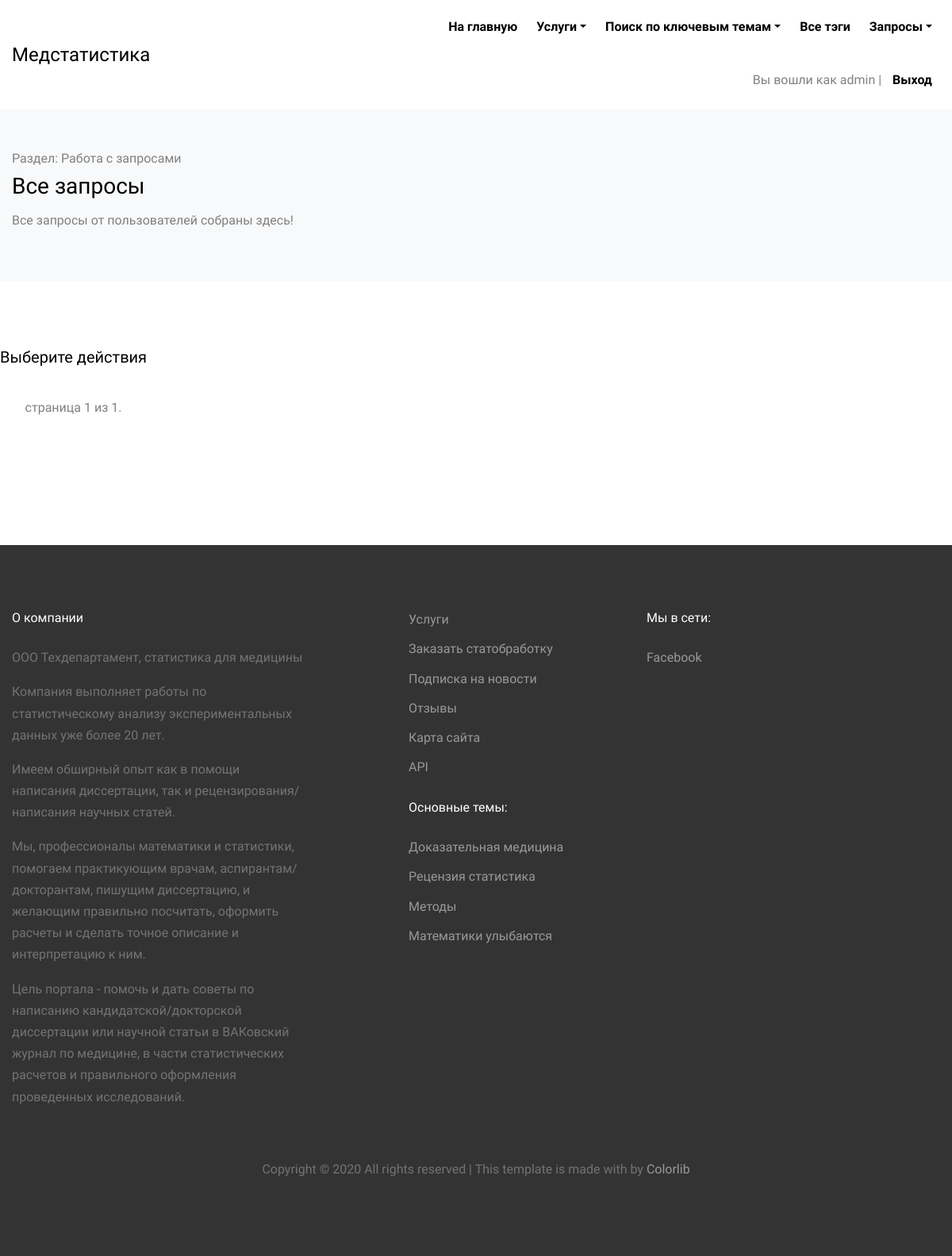
The page /articles/requests/ (signed in) on the database as committed earlier.
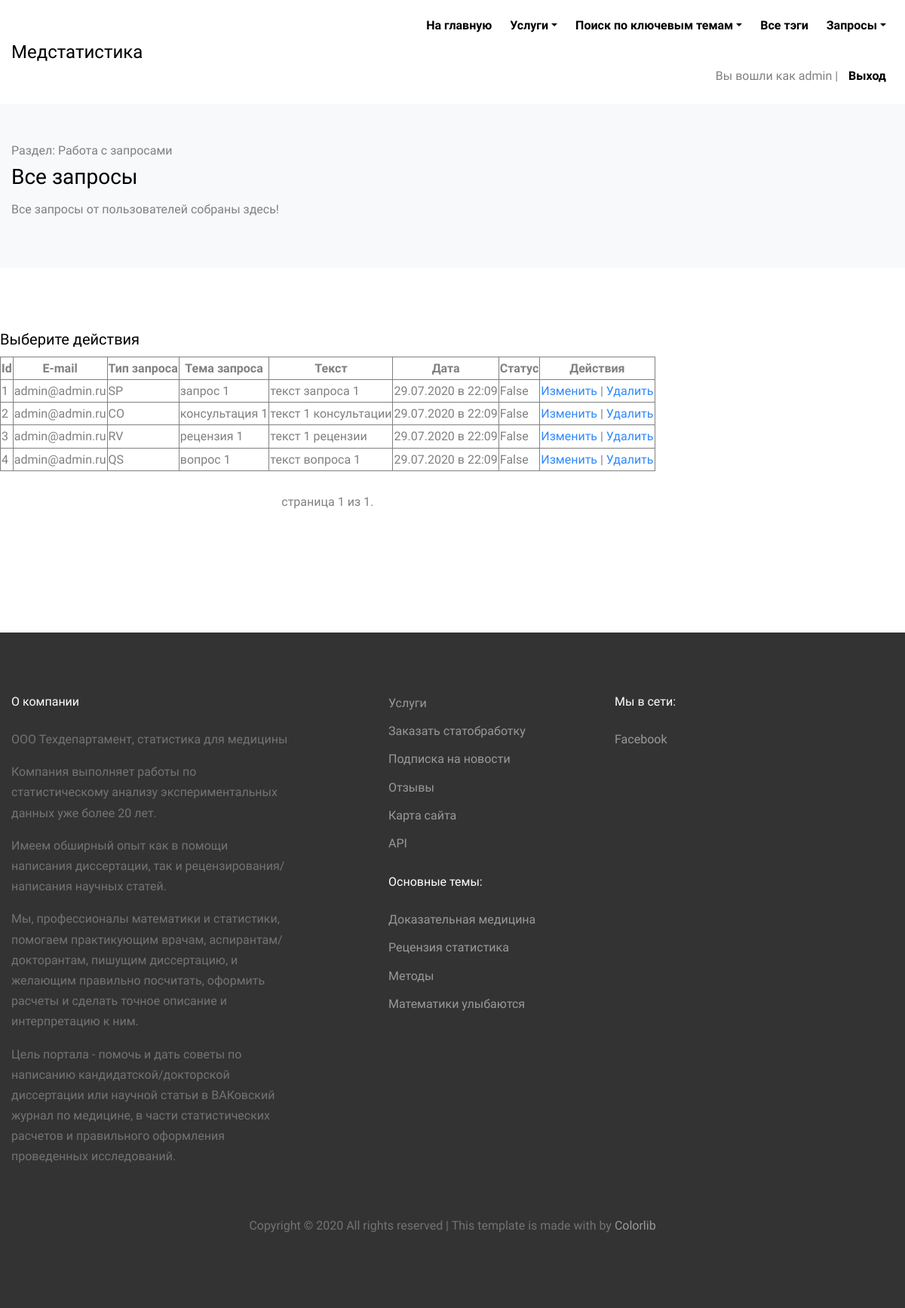
The same page on the database as committed later.
### users/models.py (models this page shows, shortened)
class ArticlesUser(AbstractUser):
    email = models.EmailField('E-mail', max_length=100, unique=True)
    is_subscribed = models.BooleanField('Подписка на новости сайта', default=True)

### articles/models.py (models this page shows, shortened)
class IsActiveMixin(models.Model):
    objects = models.Manager()
    active_objects = AvtiveManager()
    is_active = models.BooleanField('Статус активности', default=True)
    class Meta:
        abstract = True  # Чтобы не было изменеий в таблицах

class SubscriberRequest(IsActiveMixin, models.Model):
    STATPROCESSING = 'SP'
    CONSULTATION = 'CO'
    QUESTION = 'QS'
    REVIEW = 'RV'
    REQUEST_TYPE_CHOICES = [
        (STATPROCESSING, 'Статобработка'),
        (CONSULTATION, 'Консультация'),
        (QUESTION, 'Вопрос'),
        (REVIEW, 'Рецензия'),
    ]
    subscribe_request_name = models.ForeignKey(ArticlesUser, on_delete=models.CASCADE, verbose_name=("Пользователь")) #связываем таблицы
    subscribe_request_type = models.CharField('Тип запроса', max_length=2, choices=REQUEST_TYPE_CHOICES, default=STATPROCESSING, blank=False)
    subscribe_request_subject = models.CharField('Тема обращения', max_length=200, blank=False, default='')
    subscribe_request_text = models.TextField('Текст обращения', max_length=10000, blank=False, default='')
    subscribe_request_date = models.DateTimeField('Дата обращения', default=datetime.now())
    subscribe_request_status = models.BooleanField('Статус выполнения', default=False)
    class Meta:
        ordering = ('-subscribe_request_date',)
        verbose_name = 'запрос на услугу'
        verbose_name_plural = 'запросы на услуги'

### articles/views.py (the view)
# urls.py: path('requests/', views.ReqListView.as_view(), name='request_list'),
class ReqListView(PermissionMixin, UserPassesTestMixin, ListView):
    model = SubscriberRequest
    template_name = 'articles/request_list.html'
    context_object_name = 'reqs'
    paginate_by = 10
    def get_queryset(self):
        return SubscriberRequest.active_objects.filter()

### articles/models.py (called while the page is built)
    def get_queryset(self):
        all_objects = super().get_queryset()
        return all_objects.filter(is_active=True)

### articles/views.py (called while the page is built)
    def test_func(self):
        return self.request.user.is_superuser

### articles/templates/articles/request_list.html (shortened to what this page needs)
{% extends "articles/base.html" %}
{% load cache %}
{% block content %}
    <div class="py-5 bg-light">
      <div class="container">
        <div class="row">
          <div class="col-md-12">
              <span>Раздел: Работа с запросами</span>
              <h3>Все запросы</h3>
              <p>Все запросы от пользователей собраны здесь!</p>
          </div>
        </div>
      </div>
    </div>
    <div class="site-section bg-white">
      <div class="container">
        <div class="row align-items-stretch retro-layout-2">
            <div id="content" class="flex">
                <h5>Выберите действия</h5>
                {% if reqs.count > 0 %}
                <table rules=all frame=box>
                    <thead align="center"><th>Id</th><th>E-mail</th><th>Тип запроса</th><th>Тема запроса</th><th>Текст</th><th>Дата</th><th>Статус</th><th>Действия</th></thead>
                    {% cache 500 top_reqs %}
                    {% for req in reqs %}
                    <tr>
                        <td>{{ req.id }}</td>
                        <td>{{ req.subscribe_request_name.email }}</td>
                        <td>{{ req.subscribe_request_type }}</td>
                        <td>{{ req.subscribe_request_subject }}</td>
                        <td>{{ req.subscribe_request_text }}</td>
                        <td>{{ req.subscribe_request_date|date:"d.m.Y в H:i" }}</td>
                        <td>{{ req.subscribe_request_status }}</td>
                        <td><a href="{% url 'articles:request_update' pk=req.pk %}">Изменить</a> | <a href="{% url 'articles:request_delete' pk=req.pk %}">Удалить</a></td>
                    </tr>
                    {% empty %}
                    <tr>
                        <td></td><td></td><td></td><td></td><td></td><td></td><td></td><td></td>
                    </tr>
                    {% endfor %}
                    {% endcache %}
                </table>
                {% endif %}
                <br>
                <div class="pagination">
                    <span class="step-links">
                        <span class="current">
                            страница {{ page_obj.number }} из {{ page_obj.paginator.num_pages }}.
                        </span>
                    </span>
                </div>
            </div>
        </div>
      </div>
    </div>
{% endblock %}

### articles/templates/articles/base.html (shortened to what this page needs)
<!DOCTYPE html>
<html lang="en">
  <head>
{% load static %}
    <link rel="stylesheet" href="{% static "articles/style.css" %}">
    <link rel="stylesheet" href="{% static "articles/bootstrap.min.css" %}">
    <link rel="stylesheet" href="{% static "articles/magnific-popup.css" %}">
    <link rel="stylesheet" href="{% static "articles/jquery-ui.css" %}">
    <link rel="stylesheet" href="{% static "articles/owl.carousel.min.css" %}">
    <link rel="stylesheet" href="{% static "articles/owl.theme.default.min.css" %}">
    <link rel="stylesheet" href="{% static "articles/bootstrap-datepicker.css"articles/>
    <link rel="stylesheet" href="{% static "articles/laticon.css" articles/>
    <link rel="stylesheet" href="{% static "articles/aos.css" %}">
    <link rel="stylesheet" href="{% static "articles/style.css" %}">
  </head>
  <body>
  <div class="site-wrap">
    <header class="site-navbar" role="banner">
      <div class="container-fluid">
        <div class="row align-items-center">
          <div class="col-4 site-logo">
            <a href="{% url 'home' %}" class="text-black h2 mb-0">Медстатистика</a>
          </div>
          <div class="col-8 text-right">
            <nav class="site-navigation" role="navigation">
              <ul class="site-menu js-clone-nav mr-auto d-none d-sm-block">
                <li> <a href="{% url 'home' %}">На главную</a></li>
                <li class="dropdown">
                    <a href="#" class="dropdown-toggle" data-toggle="dropdown" role="button" aria-haspopup="true"
                      aria-expanded="false">Услуги</a>
                </li>
                <li class="dropdown">
                    <a href="#" class="dropdown-toggle" data-toggle="dropdown" role="button" aria-haspopup="true"
                      aria-expanded="false">Поиск по ключевым темам</a>
                </li>
                {% if user.is_superuser %}
                    <li><a href="{% url 'articles:tag_list' %}">Все тэги</a></li>
                    <li class="dropdown">
                        <a href="#" class="dropdown-toggle" data-toggle="dropdown" role="button" aria-haspopup="true"
                          aria-expanded="false">Запросы</a>
                    </li>
                {% endif %}
                {% if user.is_authenticated %}
                    <p class="navbar-text">Вы вошли как {{user.username}}</p> |
                    <li><a href="{% url 'users:logout' %}">Выход</a></li>
                {% else %}
                    <li><a href="{% url 'users:login' %}">Войти</a></li> |
                    <li><a href="{% url 'users:register' %}">Регистрация</a></li>
                {% endif %}
              </ul>
            </nav>
            <a href="#" class="site-menu-toggle js-menu-toggle text-black d-inline-block d-lg-none"></a></div>
          </div>
      </div>
    </header>
{% block content %} {% endblock %}
    <div class="site-footer">
      <div class="container">
        <div class="row mb-5">
          <div class="col-md-4">
            <h3 class="footer-heading mb-4">О компании</h3>
            <p>ООО Техдепартамент, статистика для медицины</p>
            <p>Компания выполняет работы по статистическому анализу экспериментальных данных уже более 20 лет.</p>
            <p>Имеем обширный опыт как в помощи написания диссертации, так и рецензирования/написания научных статей.</p>
            <p>Мы, профессионалы математики и статистики, помогаем практикующим врачам, аспирантам/докторантам, пишущим
              диссертацию, и желающим правильно посчитать, оформить расчеты и сделать точное описание и интерпретацию к ним.</p>
            <p>Цель портала - помочь и дать советы по написанию кандидатской/докторской диссертации или научной статьи в
              ВАКовский журнал по медицине, в части статистических расчетов и правильного оформления проведенных исследований.</p>
          </div>
          <div class="col-md-3 ml-auto">
            <ul class="list-unstyled float-left mr-5">
              <li><a href="{% url 'articles:service' %}">Услуги</a></li>
              <li><a href="{% url 'articles:request_service' %}">Заказать статобработку</a></li>
              {% if user.is_authenticated %}
              <li><a href="{% url 'users:subscribe' pk=user.pk %}">Подписка на новости</a></li>
              {% else %}
              <li><a href="{% url 'users:register' %}">Подписка на новости</a></li>
              {% endif %}
              <li><a href="#">Отзывы</a></li>
              <li><a href="#">Карта сайта</a></li>
              {% if user.is_authenticated %}
              <li><a href="/api/v0/">API</a></li>
              {% else %}
              <li><a href="{% url 'users:login' %}">API</a></li>
              {% endif %}
            </ul>
            <h3 class="footer-heading mb-4">Основные темы:</h3>
            <ul class="list-unstyled float-left">
              <li><a href="{% url 'articles:tag_articles' id=1 %}">Доказательная медицина</a></li>
              <li><a href="{% url 'articles:tag_articles' id=2 %}">Рецензия статистика</a></li>
              <li><a href="{% url 'articles:tag_articles' id=7 %}">Методы</a></li>
              <li><a href="{% url 'articles:tag_articles' id=11 %}">Математики улыбаются</a></li>
            </ul>
          </div>
          <div class="col-md-4">
            <div>
              <h3 class="footer-heading mb-4">Мы в сети:</h3>
              <p>
                <a href="https://facebook.com/Techdepartament"><span class="icon-facebook pt-2 pr-2 pb-2 pl-0">Facebook</span></a>
                <a href="#"><span class="icon-twitter p-2"></span></a>
                <a href="#"><span class="icon-instagram p-2"></span></a>
                <a href="#"><span class="icon-rss p-2"></span></a>
                <a href="#"><span class="icon-envelope p-2"></span></a>
              </p>
            </div>
          </div>
        </div>
        <div class="row">
          <div class="col-12 text-center">
            <p>
              Copyright &copy;  All rights reserved | This template is made with  by <a href="https://colorlib.com" target="_blank" >Colorlib</a>
              </p>
          </div>
        </div>
      </div>
    </div>
  </div>
  </body>
</html>

### articles/static/articles/style.css (style rules this page uses)
body { line-height: 1.7; color: gray; font-weight: 300; font-size: 1rem; background: #fff; font-family: "Muli", -apple-system, BlinkMacSystemFont, "Segoe UI", Roboto, "Helvetica Neue", Arial, sans-serif, "Apple Color Emoji", "Segoe UI Emoji", "Segoe UI Symbol", "Noto Color Emoji"; }
a { -webkit-transition: .3s all ease; -o-transition: .3s all ease; transition: .3s all ease; color: #2f89fc; }
h1, h2, h3, h4, h5, .h1, .h2, .h3, .h4, .h5 { font-family: "Muli", -apple-system, BlinkMacSystemFont, "Segoe UI", Roboto, "Helvetica Neue", Arial, sans-serif, "Apple Color Emoji", "Segoe UI Emoji", "Segoe UI Symbol", "Noto Color Emoji"; line-height: 1.5; color: #000; }
.text-black { color: #000 !important; }
.site-wrap:before { -webkit-transition: .3s all ease-in-out; -o-transition: .3s all ease-in-out; transition: .3s all ease-in-out; background: rgba(0, 0, 0, 0.6); content: ""; position: absolute; z-index: 2000; top: 0; left: 0; right: 0; bottom: 0; opacity: 0; visibility: hidden; }
.site-section { padding: 2.5em 0; }
@media (min-width: 768px) { .site-section { padding: 5em 0; } }
.site-footer { padding: 4em 0; background: #333333; }
@media (min-width: 768px) { .site-footer { padding: 5em 0; } }
.site-footer p { color: #737373; }
.site-footer h2, .site-footer h3, .site-footer h4, .site-footer h5 { color: #fff; }
.site-footer a { color: #999999; }
.site-footer ul li { margin-bottom: 10px; }
.site-footer .footer-heading { font-size: 16px; color: #fff; }
.site-navbar { margin-bottom: 0px; z-index: 1999; position: relative; width: 100%; background: #fff; }
.site-navbar .site-logo a { font-size: 1.5rem; }
.site-navbar .site-navigation .site-menu { margin-bottom: 0; }
.site-navbar .site-navigation .site-menu a { text-decoration: none !important; display: inline-block; }
.site-navbar .site-navigation .site-menu > li { display: inline-block; padding: 10px 10px; }
.site-navbar .site-navigation .site-menu > li > a { padding: 10px 0px; font-weight: 700; color: #000; text-decoration: none !important; }
.container { max-width: 1200px; }
.pagination { margin-bottom: 5em; text-align: center !important; display: block; }

Rows that differ between the two databases and show on the page:
added SubscriberRequest: id "1", subscribe_request_name.email "admin@admin.ru", subscribe_request_type "SP", subscribe_request_subject "запрос 1", subscribe_request_text "текст запроса 1", subscribe_request_date "29.07.2020 в 22:09", subscribe_request_status "False"
added SubscriberRequest: id "2", subscribe_request_name.email "admin@admin.ru", subscribe_request_type "CO", subscribe_request_subject "консультация 1", subscribe_request_text "текст 1 консультации", subscribe_request_date "29.07.2020 в 22:09", subscribe_request_status "False"
added SubscriberRequest: id "3", subscribe_request_name.email "admin@admin.ru", subscribe_request_type "RV", subscribe_request_subject "рецензия 1", subscribe_request_text "текст 1 рецензии", subscribe_request_date "29.07.2020 в 22:09", subscribe_request_status "False"
added SubscriberRequest: id "4", subscribe_request_name.email "admin@admin.ru", subscribe_request_type "QS", subscribe_request_subject "вопрос 1", subscribe_request_text "текст вопроса 1", subscribe_request_date "29.07.2020 в 22:09", subscribe_request_status "False"
Other text that changed with them:
text now shown: "Id E-mail Тип запроса Тема запроса Текст Дата Статус Действия"
